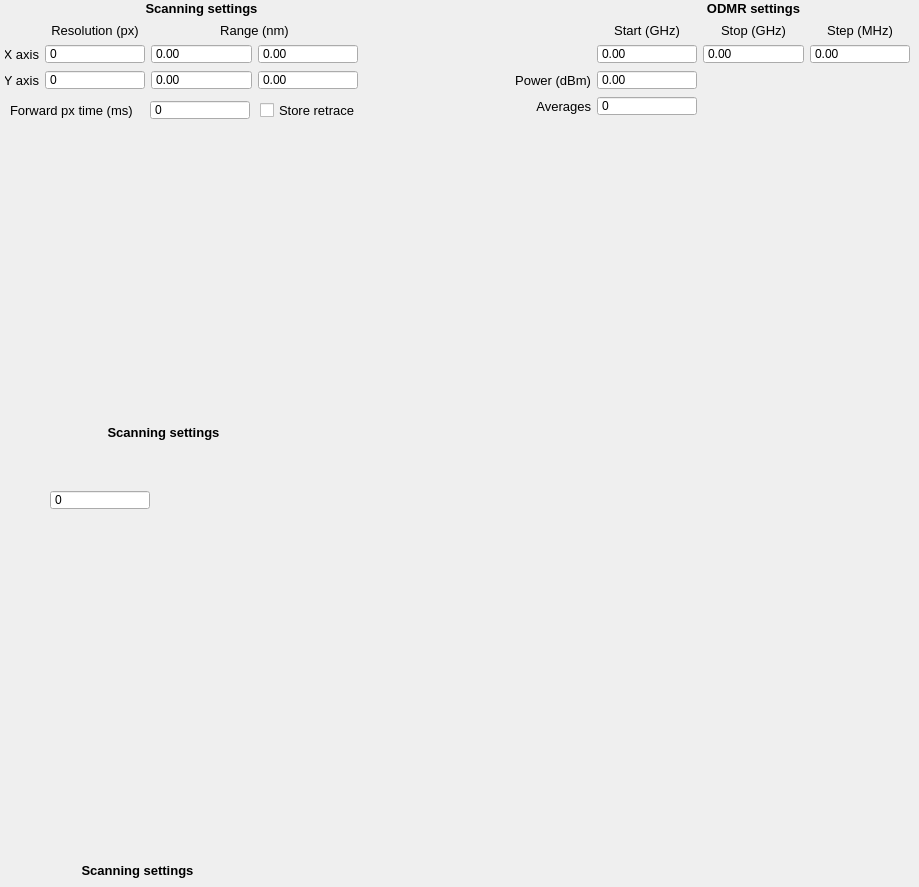
     <widget class="QWidget" name="Snvm">
      <attribute name="title">
       <string>Snvm</string>
      </attribute>
      <widget class="QLabel" name="label_23">
       <property name="geometry">
        <rect>
         <x>7</x>
         <y>424</y>
         <width>313</width>
         <height>16</height>
        </rect>
       </property>
       <property name="font">
        <font>
         <pointsize>10</pointsize>
         <weight>75</weight>
         <bold>true</bold>
        </font>
       </property>
       <property name="text">
        <string>Scanning settings</string>
       </property>
       <property name="alignment">
        <set>Qt::AlignCenter</set>
       </property>
      </widget>
      <widget class="QLabel" name="label_25">
       <property name="geometry">
        <rect>
         <x>-19</x>
         <y>862</y>
         <width>313</width>
         <height>16</height>
        </rect>
       </property>
       <property name="font">
        <font>
         <pointsize>10</pointsize>
         <weight>75</weight>
         <bold>true</bold>
        </font>
       </property>
       <property name="text">
        <string>Scanning settings</string>
       </property>
       <property name="alignment">
        <set>Qt::AlignCenter</set>
       </property>
      </widget>
      <widget class="QSpinBox" name="yResolution_3">
       <property name="geometry">
        <rect>
         <x>50</x>
         <y>490</y>
         <width>100</width>
         <height>20</height>
        </rect>
       </property>
       <property name="buttonSymbols">
        <enum>QAbstractSpinBox::NoButtons</enum>
       </property>
       <property name="accelerated">
        <bool>true</bool>
       </property>
       <property name="keyboardTracking">
        <bool>false</bool>
       </property>
       <property name="maximum">
        <number>5000</number>
       </property>
      </widget>
      <widget class="QDoubleSpinBox" name="mwStep">
       <property name="geometry">
        <rect>
         <x>810</x>
         <y>44</y>
         <width>100</width>
         <height>20</height>
        </rect>
       </property>
       <property name="sizePolicy">
        <sizepolicy hsizetype="Expanding" vsizetype="Fixed">
         <horstretch>0</horstretch>
         <verstretch>0</verstretch>
        </sizepolicy>
       </property>
       <property name="buttonSymbols">
        <enum>QAbstractSpinBox::NoButtons</enum>
       </property>
       <property name="accelerated">
        <bool>true</bool>
       </property>
       <property name="keyboardTracking">
        <bool>false</bool>
       </property>
       <property name="maximum">
        <double>2000.000000000000000</double>
       </property>
      </widget>
      <widget class="QDoubleSpinBox" name="mwPower">
       <property name="geometry">
        <rect>
         <x>597</x>
         <y>70</y>
         <width>100</width>
         <height>20</height>
        </rect>
       </property>
       <property name="sizePolicy">
        <sizepolicy hsizetype="Expanding" vsizetype="Fixed">
         <horstretch>0</horstretch>
         <verstretch>0</verstretch>
        </sizepolicy>
       </property>
       <property name="buttonSymbols">
        <enum>QAbstractSpinBox::NoButtons</enum>
       </property>
       <property name="accelerated">
        <bool>true</bool>
       </property>
       <property name="keyboardTracking">
        <bool>false</bool>
       </property>
       <property name="minimum">
        <double>-2000.000000000000000</double>
       </property>
       <property name="maximum">
        <double>2000.000000000000000</double>
       </property>
      </widget>
      <widget class="QLabel" name="label_22">
       <property name="geometry">
        <rect>
         <x>5</x>
         <y>44</y>
         <width>34</width>
         <height>20</height>
        </rect>
       </property>
       <property name="font">
        <font>
         <pointsize>10</pointsize>
        </font>
       </property>
       <property name="text">
        <string>X axis</string>
       </property>
       <property name="alignment">
        <set>Qt::AlignRight|Qt::AlignTrailing|Qt::AlignVCenter</set>
       </property>
      </widget>
      <widget class="QLabel" name="label_24">
       <property name="geometry">
        <rect>
         <x>703</x>
         <y>22</y>
         <width>101</width>
         <height>16</height>
        </rect>
       </property>
       <property name="font">
        <font>
         <pointsize>10</pointsize>
        </font>
       </property>
       <property name="text">
        <string>Stop (GHz)</string>
       </property>
       <property name="alignment">
        <set>Qt::AlignCenter</set>
       </property>
      </widget>
      <widget class="QDoubleSpinBox" name="xMaxRangeSnvm">
       <property name="geometry">
        <rect>
         <x>258</x>
         <y>44</y>
         <width>100</width>
         <height>20</height>
        </rect>
       </property>
       <property name="buttonSymbols">
        <enum>QAbstractSpinBox::NoButtons</enum>
       </property>
       <property name="accelerated">
        <bool>true</bool>
       </property>
       <property name="keyboardTracking">
        <bool>false</bool>
       </property>
       <property name="maximum">
        <double>100000.000000000000000</double>
       </property>
      </widget>
      <widget class="QCheckBox" name="storeRetraceSnvm">
       <property name="geometry">
        <rect>
         <x>260</x>
         <y>100</y>
         <width>101</width>
         <height>21</height>
        </rect>
       </property>
       <property name="font">
        <font>
         <pointsize>10</pointsize>
        </font>
       </property>
       <property name="accessibleName">
        <string/>
       </property>
       <property name="inputMethodHints">
        <set>Qt::ImhNone</set>
       </property>
       <property name="text">
        <string>Store retrace</string>
       </property>
      </widget>
      <widget class="QLabel" name="label_26">
       <property name="geometry">
        <rect>
         <x>5</x>
         <y>70</y>
         <width>34</width>
         <height>20</height>
        </rect>
       </property>
       <property name="font">
        <font>
         <pointsize>10</pointsize>
        </font>
       </property>
       <property name="text">
        <string>Y axis</string>
       </property>
       <property name="alignment">
        <set>Qt::AlignRight|Qt::AlignTrailing|Qt::AlignVCenter</set>
       </property>
      </widget>
      <widget class="QSpinBox" name="fwpxTimeSnvm">
       <property name="geometry">
        <rect>
         <x>150</x>
         <y>100</y>
         <width>100</width>
         <height>20</height>
        </rect>
       </property>
       <property name="sizePolicy">
        <sizepolicy hsizetype="Expanding" vsizetype="Fixed">
         <horstretch>0</horstretch>
         <verstretch>0</verstretch>
        </sizepolicy>
       </property>
       <property name="buttonSymbols">
        <enum>QAbstractSpinBox::NoButtons</enum>
       </property>
       <property name="accelerated">
        <bool>true</bool>
       </property>
       <property name="keyboardTracking">
        <bool>false</bool>
       </property>
       <property name="maximum">
        <number>5000</number>
       </property>
      </widget>
      <widget class="QLabel" name="label_27">
       <property name="geometry">
        <rect>
         <x>45</x>
         <y>0</y>
         <width>313</width>
         <height>16</height>
        </rect>
       </property>
       <property name="font">
        <font>
         <pointsize>10</pointsize>
         <weight>75</weight>
         <bold>true</bold>
        </font>
       </property>
       <property name="text">
        <string>Scanning settings</string>
       </property>
       <property name="alignment">
        <set>Qt::AlignCenter</set>
       </property>
      </widget>
      <widget class="QLabel" name="label_28">
       <property name="geometry">
        <rect>
         <x>516</x>
         <y>70</y>
         <width>75</width>
         <height>20</height>
        </rect>
       </property>
       <property name="font">
        <font>
         <pointsize>10</pointsize>
        </font>
       </property>
       <property name="text">
        <string>Power (dBm)</string>
       </property>
       <property name="alignment">
        <set>Qt::AlignRight|Qt::AlignTrailing|Qt::AlignVCenter</set>
       </property>
      </widget>
      <widget class="QSpinBox" name="yResolutionSnvm">
       <property name="geometry">
        <rect>
         <x>45</x>
         <y>70</y>
         <width>100</width>
         <height>20</height>
        </rect>
       </property>
       <property name="buttonSymbols">
        <enum>QAbstractSpinBox::NoButtons</enum>
       </property>
       <property name="accelerated">
        <bool>true</bool>
       </property>
       <property name="keyboardTracking">
        <bool>false</bool>
       </property>
       <property name="maximum">
        <number>5000</number>
       </property>
      </widget>
      <widget class="QSpinBox" name="xResolutionSnvm">
       <property name="geometry">
        <rect>
         <x>45</x>
         <y>44</y>
         <width>100</width>
         <height>20</height>
        </rect>
       </property>
       <property name="buttonSymbols">
        <enum>QAbstractSpinBox::NoButtons</enum>
       </property>
       <property name="accelerated">
        <bool>true</bool>
       </property>
       <property name="keyboardTracking">
        <bool>false</bool>
       </property>
       <property name="maximum">
        <number>5000</number>
       </property>
      </widget>
      <widget class="QDoubleSpinBox" name="yMinRangeSnvm">
       <property name="geometry">
        <rect>
         <x>151</x>
         <y>70</y>
         <width>101</width>
         <height>20</height>
        </rect>
       </property>
       <property name="sizePolicy">
        <sizepolicy hsizetype="Expanding" vsizetype="Fixed">
         <horstretch>0</horstretch>
         <verstretch>0</verstretch>
        </sizepolicy>
       </property>
       <property name="buttonSymbols">
        <enum>QAbstractSpinBox::NoButtons</enum>
       </property>
       <property name="accelerated">
        <bool>true</bool>
       </property>
       <property name="keyboardTracking">
        <bool>false</bool>
       </property>
       <property name="maximum">
        <double>100000.000000000000000</double>
       </property>
      </widget>
      <widget class="QDoubleSpinBox" name="mwEnd">
       <property name="geometry">
        <rect>
         <x>703</x>
         <y>44</y>
         <width>101</width>
         <height>20</height>
        </rect>
       </property>
       <property name="sizePolicy">
        <sizepolicy hsizetype="Expanding" vsizetype="Fixed">
         <horstretch>0</horstretch>
         <verstretch>0</verstretch>
        </sizepolicy>
       </property>
       <property name="buttonSymbols">
        <enum>QAbstractSpinBox::NoButtons</enum>
       </property>
       <property name="accelerated">
        <bool>true</bool>
       </property>
       <property name="keyboardTracking">
        <bool>false</bool>
       </property>
       <property name="maximum">
        <double>100.000000000000000</double>
       </property>
      </widget>
      <widget class="QLabel" name="label_29">
       <property name="geometry">
        <rect>
         <x>10</x>
         <y>100</y>
         <width>131</width>
         <height>20</height>
        </rect>
       </property>
       <property name="font">
        <font>
         <pointsize>10</pointsize>
        </font>
       </property>
       <property name="text">
        <string>Forward px time (ms)</string>
       </property>
       <property name="alignment">
        <set>Qt::AlignLeading|Qt::AlignLeft|Qt::AlignVCenter</set>
       </property>
      </widget>
      <widget class="QLabel" name="label_30">
       <property name="geometry">
        <rect>
         <x>810</x>
         <y>22</y>
         <width>100</width>
         <height>16</height>
        </rect>
       </property>
       <property name="font">
        <font>
         <pointsize>10</pointsize>
        </font>
       </property>
       <property name="text">
        <string>Step (MHz)</string>
       </property>
       <property name="alignment">
        <set>Qt::AlignCenter</set>
       </property>
      </widget>
      <widget class="QDoubleSpinBox" name="yMaxRangeSnvm">
       <property name="geometry">
        <rect>
         <x>258</x>
         <y>70</y>
         <width>100</width>
         <height>20</height>
        </rect>
       </property>
       <property name="sizePolicy">
        <sizepolicy hsizetype="Expanding" vsizetype="Fixed">
         <horstretch>0</horstretch>
         <verstretch>0</verstretch>
        </sizepolicy>
       </property>
       <property name="buttonSymbols">
        <enum>QAbstractSpinBox::NoButtons</enum>
       </property>
       <property name="accelerated">
        <bool>true</bool>
       </property>
       <property name="keyboardTracking">
        <bool>false</bool>
       </property>
       <property name="maximum">
        <double>100000.000000000000000</double>
       </property>
      </widget>
      <widget class="QLabel" name="label_31">
       <property name="geometry">
        <rect>
         <x>516</x>
         <y>96</y>
         <width>75</width>
         <height>20</height>
        </rect>
       </property>
       <property name="font">
        <font>
         <pointsize>10</pointsize>
        </font>
       </property>
       <property name="text">
        <string>Averages</string>
       </property>
       <property name="alignment">
        <set>Qt::AlignRight|Qt::AlignTrailing|Qt::AlignVCenter</set>
       </property>
      </widget>
      <widget class="QLabel" name="label_32">
       <property name="geometry">
        <rect>
         <x>597</x>
         <y>0</y>
         <width>313</width>
         <height>16</height>
        </rect>
       </property>
       <property name="font">
        <font>
         <pointsize>10</pointsize>
         <weight>75</weight>
         <bold>true</bold>
        </font>
       </property>
       <property name="text">
        <string>ODMR settings</string>
       </property>
       <property name="alignment">
        <set>Qt::AlignCenter</set>
       </property>
      </widget>
      <widget class="QLabel" name="label_33">
       <property name="geometry">
        <rect>
         <x>597</x>
         <y>22</y>
         <width>100</width>
         <height>16</height>
        </rect>
       </property>
       <property name="font">
        <font>
         <pointsize>10</pointsize>
        </font>
       </property>
       <property name="text">
        <string>Start (GHz)</string>
       </property>
       <property name="alignment">
        <set>Qt::AlignCenter</set>
       </property>
      </widget>
      <widget class="QLabel" name="label_34">
       <property name="geometry">
        <rect>
         <x>45</x>
         <y>22</y>
         <width>100</width>
         <height>16</height>
        </rect>
       </property>
       <property name="sizePolicy">
        <sizepolicy hsizetype="Preferred" vsizetype="Fixed">
         <horstretch>0</horstretch>
         <verstretch>0</verstretch>
        </sizepolicy>
       </property>
       <property name="font">
        <font>
         <pointsize>10</pointsize>
        </font>
       </property>
       <property name="text">
        <string>Resolution (px)</string>
       </property>
       <property name="alignment">
        <set>Qt::AlignCenter</set>
       </property>
      </widget>
      <widget class="QSpinBox" name="mwAverages">
       <property name="geometry">
        <rect>
         <x>597</x>
         <y>96</y>
         <width>100</width>
         <height>20</height>
        </rect>
       </property>
       <property name="sizePolicy">
        <sizepolicy hsizetype="Expanding" vsizetype="Fixed">
         <horstretch>0</horstretch>
         <verstretch>0</verstretch>
        </sizepolicy>
       </property>
       <property name="buttonSymbols">
        <enum>QAbstractSpinBox::NoButtons</enum>
       </property>
       <property name="accelerated">
        <bool>true</bool>
       </property>
       <property name="keyboardTracking">
        <bool>false</bool>
       </property>
       <property name="maximum">
        <number>5000</number>
       </property>
      </widget>
      <widget class="QDoubleSpinBox" name="xMinRangeSnvm">
       <property name="geometry">
        <rect>
         <x>151</x>
         <y>44</y>
         <width>101</width>
         <height>20</height>
        </rect>
       </property>
       <property name="sizePolicy">
        <sizepolicy hsizetype="Expanding" vsizetype="Fixed">
         <horstretch>0</horstretch>
         <verstretch>0</verstretch>
        </sizepolicy>
       </property>
       <property name="buttonSymbols">
        <enum>QAbstractSpinBox::NoButtons</enum>
       </property>
       <property name="accelerated">
        <bool>true</bool>
       </property>
       <property name="keyboardTracking">
        <bool>false</bool>
       </property>
       <property name="maximum">
        <double>100000.000000000000000</double>
       </property>
      </widget>
      <widget class="QDoubleSpinBox" name="mwStart">
       <property name="geometry">
        <rect>
         <x>597</x>
         <y>44</y>
         <width>100</width>
         <height>20</height>
        </rect>
       </property>
       <property name="sizePolicy">
        <sizepolicy hsizetype="Expanding" vsizetype="Fixed">
         <horstretch>0</horstretch>
         <verstretch>0</verstretch>
        </sizepolicy>
       </property>
       <property name="buttonSymbols">
        <enum>QAbstractSpinBox::NoButtons</enum>
       </property>
       <property name="accelerated">
        <bool>true</bool>
       </property>
       <property name="keyboardTracking">
        <bool>false</bool>
       </property>
       <property name="maximum">
        <double>100.000000000000000</double>
       </property>
      </widget>
      <widget class="QLabel" name="label_35">
       <property name="geometry">
        <rect>
         <x>151</x>
         <y>22</y>
         <width>207</width>
         <height>16</height>
        </rect>
       </property>
       <property name="sizePolicy">
        <sizepolicy hsizetype="Preferred" vsizetype="Fixed">
         <horstretch>0</horstretch>
         <verstretch>0</verstretch>
        </sizepolicy>
       </property>
       <property name="font">
        <font>
         <pointsize>10</pointsize>
        </font>
       </property>
       <property name="text">
        <string>Range (nm)</string>
       </property>
       <property name="alignment">
        <set>Qt::AlignCenter</set>
       </property>
      </widget>
     </widget>
